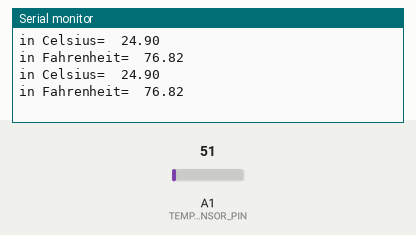
A sketch run on a simulated Arduino Uno, built with avr-gcc and run on an emulated ATmega328P. Shown: the last lines printed to the serial monitor. Inputs (shaded band) come from the test bench; at power-on: A1 (TEMPERATURE_SENSOR_PIN) = 51.

Above: at 1.7 s.
1.8 s: A1 (TEMPERATURE_SENSOR_PIN) set to 61
At 3.1 s:
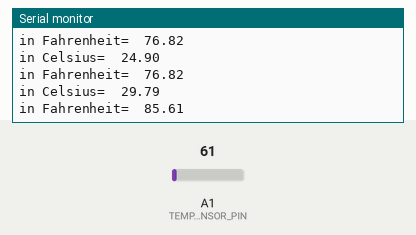
3.3 s: A1 (TEMPERATURE_SENSOR_PIN) set to 71
At 4.3 s:
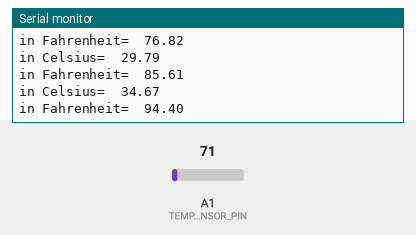
Timing chart, 0 to 6.3 s (numbered marks = the images above; inputs shaded):
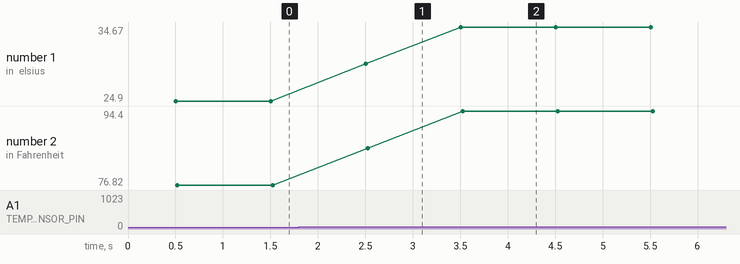

The sketch:

temperatureSensor.ino
```cpp
// (licence header left out)
const int TEMPERATURE_SENSOR_PIN = A1;

void setup()
{
  pinMode(TEMPERATURE_SENSOR_PIN,INPUT); // Configuring pin A1 as input
  Serial.begin(9600);
  delay(500);
}

void loop()
{
  float temperature = (analogRead(TEMPERATURE_SENSOR_PIN) / 1024.0) * 5000;

  float celsius = temperature / 10;
  Serial.print("in Сelsius=");
  Serial.print("\t");
  Serial.print(celsius);
  Serial.println();

  float fahrenheit = (celsius * 9) / 5 + 32;
  Serial.print("in Fahrenheit=");
  Serial.print("\t");
  Serial.print(fahrenheit);
  Serial.println();
  delay(1000);
}
```

Measured:
- after the input at 1.8 s, the serial monitor: prints a new line after 0.70 s (image 1)
- after the input at 3.3 s, the serial monitor: prints a new line after 0.20 s (image 2)
- plotted number 1: 24.9 → 29.79 after the input at 1.8 s, 29.79 → 34.67 after the input at 3.3 s
- plotted number 2: 76.82 → 85.61 after the input at 1.8 s, 85.61 → 94.4 after the input at 3.3 s
